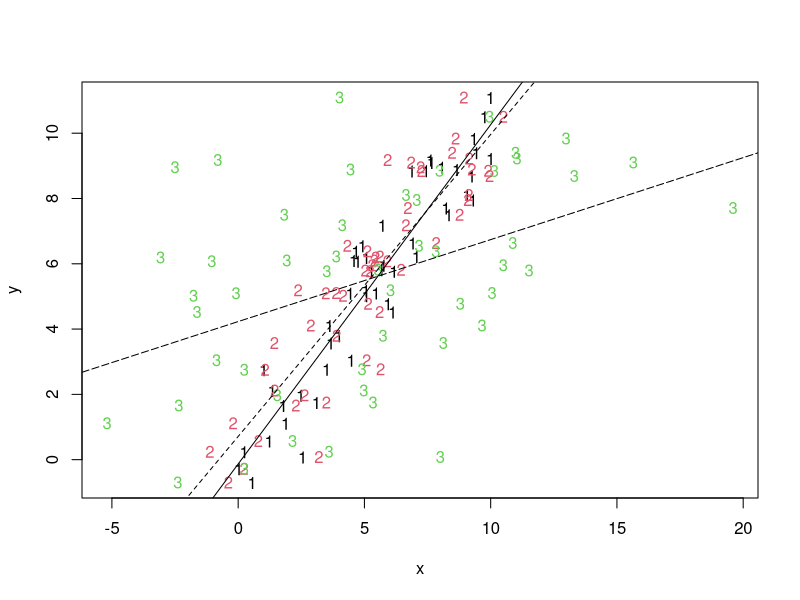

This chart was generated by the following R code:
# Errors in Predictions
 x <- 10 * runif(50)
 y <- x + rnorm(50)
gx <- lm(y ~ x) 
summary(gx)

# What happends when we add some noise to the predictor?
z <- x + rnorm(50)
gz <- lm(y ~ z)
summary(gz)

z2 <- x + 5*rnorm(50)
gz2 <- lm(y ~z2)
summary(gz2)

matplot(cbind(x,z,z2),y, xlab = "x", ylab = "y")
abline(gx, lty=1)
abline(gz, lty=2)
abline(gz2, lty=5)
